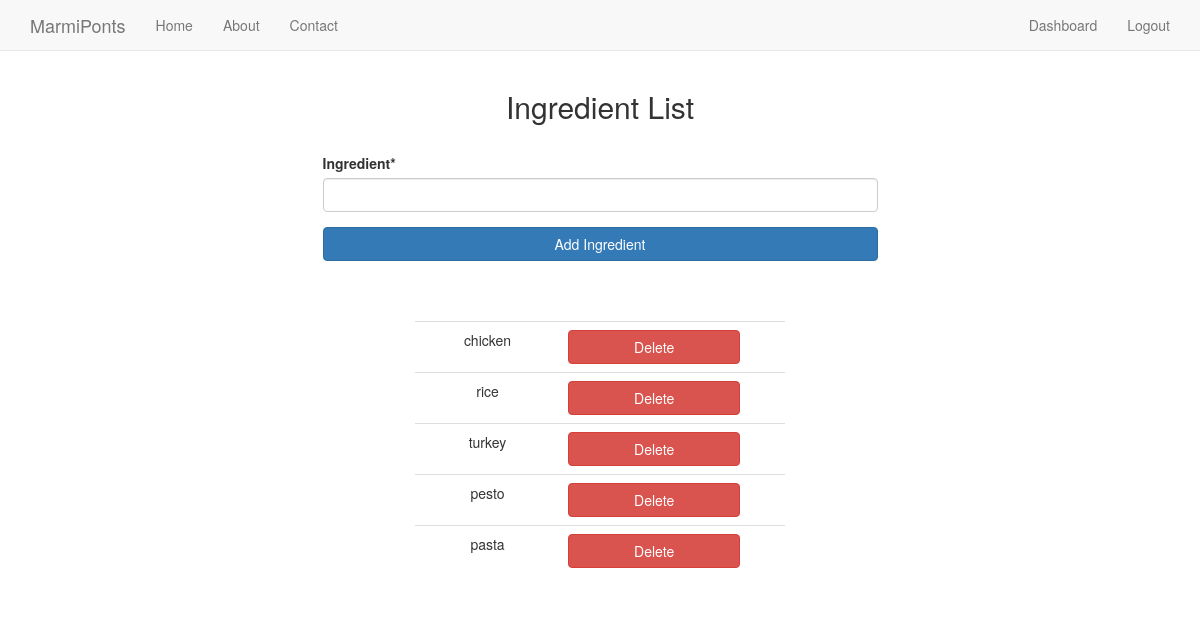
Screenshot of /ingredients/ (signed in) with the database file from the repository.
### Core/models.py (models this page shows, shortened)
class Ingredient(models.Model):
	user = models.ForeignKey(User)
	ingredient = models.CharField(max_length=20, null=False, blank=False)

### Core/views.py (the view)
# urls.py: url(r'^ingredients/$','Core.views.ingredients', name='ingredients'),
@login_required
def ingredients(request):
	Ingredient_list = Ingredient.objects.filter(user=request.user)
	text_limit = ""
	if request.POST.get('add_ingr'):
			form = IngredientField(request.POST, instance=Ingredient(user=request.user))
			if form.is_valid():
				ingredient = form.cleaned_data['ingredient']
				form.save()
			form=IngredientField()
	else:
		form=IngredientField()
	len_ingr = len(Ingredient_list)
	if len_ingr>9:
		form.fields['ingredient'].widget.attrs['readonly'] = True
		text_limit= "You can only have 10 ingredients"
	context={"form": form,
	"text_limit": text_limit,
	"len_ingr": len_ingr
	}
	if len_ingr>0:
		context["ingred_list"] = Ingredient_list
		if request.POST.get('delete0'):
			Ingredient_list[0].delete()
			len_ingr-=1
	if len_ingr>1:
		if request.POST.get('delete1'):
			Ingredient_list[1].delete()
			len_ingr-=1
	if len_ingr>2:
		if request.POST.get('delete2'):
			Ingredient_list[2].delete()
			len_ingr-=1
	if len_ingr>3:
		if request.POST.get('delete3'):
			Ingredient_list[3].delete()
			len_ingr-=1
	if len_ingr>4:
		if request.POST.get('delete4'):
			Ingredient_list[4].delete()
			len_ingr-=1
	if len_ingr>5:
		if request.POST.get('delete5'):
			Ingredient_list[5].delete()
			len_ingr-=1
	if len_ingr>6:
		if request.POST.get('delete6'):
			Ingredient_list[6].delete()
			len_ingr-=1
	if len_ingr>7:
		if request.POST.get('delete7'):
			Ingredient_list[7].delete()
			len_ingr-=1
	if len_ingr>8:
		if request.POST.get('delete8'):
			Ingredient_list[8].delete()
			len_ingr-=1
	if len_ingr>9:
		if request.POST.get('delete9'):
			Ingredient_list[9].delete()
			len_ingr-=1
	context['len_ingr']= len_ingr
	Ingredient_list = Ingredient.objects.filter(user=request.user)
	context["ingred_list"] = Ingredient_list
	return render(request, "ingredients.html",context)

### Core/forms.py
class IngredientField(forms.ModelForm):
	class Meta:
		model= Ingredient
		exclude = ('user',)

### templates/ingredients.html (shortened to what this page needs)
{% extends "base.html" %}
{% load crispy_forms_tags %}
{% block content %}
		<form action="" method="post">
			<div class='row'>
				<div class='col-sm-6 col-sm-offset-3'>
					<h2 class='text-align-center'> Ingredient List </h2>
			<br>
		    {{ form|crispy}}
		    <input class= 'btn btn-primary btn-block' type="submit" value="Add Ingredient" name="add_ingr" />
		    </div>
		</form>
{% if ingred_list %}
		<div class='row'>
			<div class='col-sm-4 col-sm-offset-4'>
					<table class='table'>
						<br /> <p class='lead text-align-center'>{{text_limit}}</p><br />
							{%if len_ingr > 0 %}<tr><td class='text-align-center'>{{ingred_list.0.ingredient}}</td><td class='text-align-center'> <input class= 'btn btn-danger btn-block' type="submit" value="Delete" name='delete0' /><td></tr>
							{%if len_ingr > 1 %}<tr><td class='text-align-center'>{{ingred_list.1.ingredient}}</td><td class='text-align-center'> <input class= 'btn btn-danger btn-block' type="submit" value="Delete" name='delete1' /><td></tr>
							{%if len_ingr > 2 %}<tr><td class='text-align-center'>{{ingred_list.2.ingredient}}</td><td class='text-align-center'> <input class= 'btn btn-danger btn-block' type="submit" value="Delete" name='delete2' /><td></tr>
							{%if len_ingr > 3 %}<tr><td class='text-align-center'>{{ingred_list.3.ingredient}}</td><td class='text-align-center'> <input class= 'btn btn-danger btn-block' type="submit" value="Delete" name='delete3' /><td></tr>
							{%if len_ingr > 4 %}<tr><td class='text-align-center'>{{ingred_list.4.ingredient}}</td><td class='text-align-center'> <input class= 'btn btn-danger btn-block' type="submit" value="Delete" name='delete4' /><td></tr>
							{%endif%}
							{%endif%}
							{%endif%}
							{%endif%}
							{%endif%}
					</table>
			</div>
		</div>
{% endif %}
{% endblock %}

### static_in_pro/our_static/css/navbar-static-top.css (style rules this page uses)
body { min-height: 1000px; }

### static_in_pro/our_static/css/custom.css (style rules this page uses)
.text-align-center { text-align: center; }

### rows the page displays
Ingredient: ingredient "chicken"
Ingredient: ingredient "rice"
Ingredient: ingredient "turkey"
Ingredient: ingredient "pesto"
Ingredient: ingredient "pasta"
